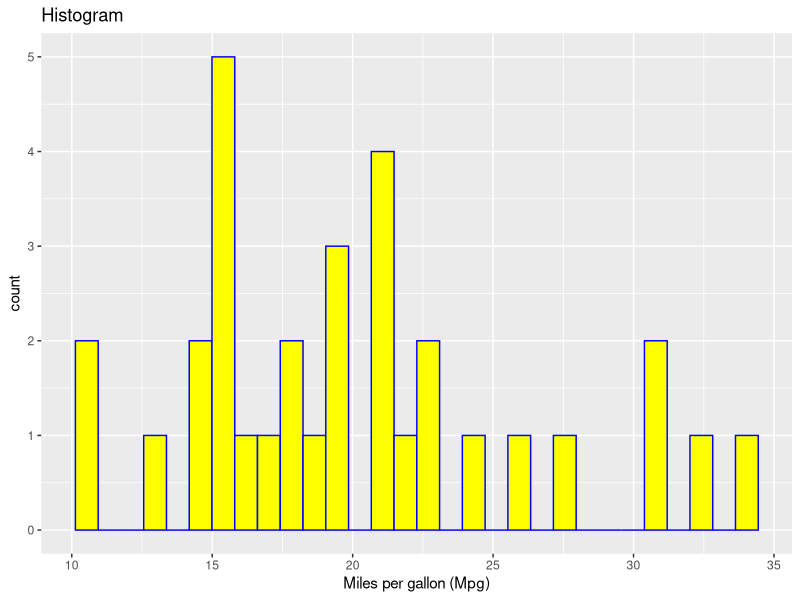
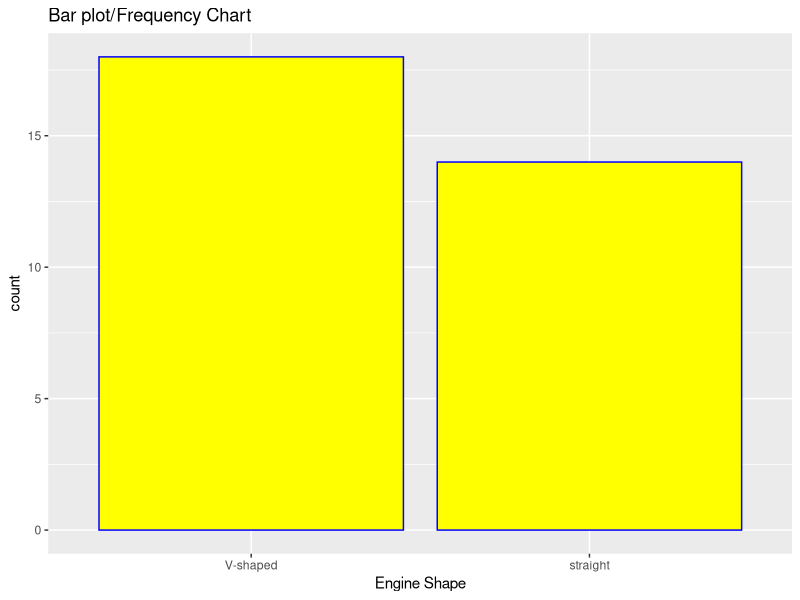
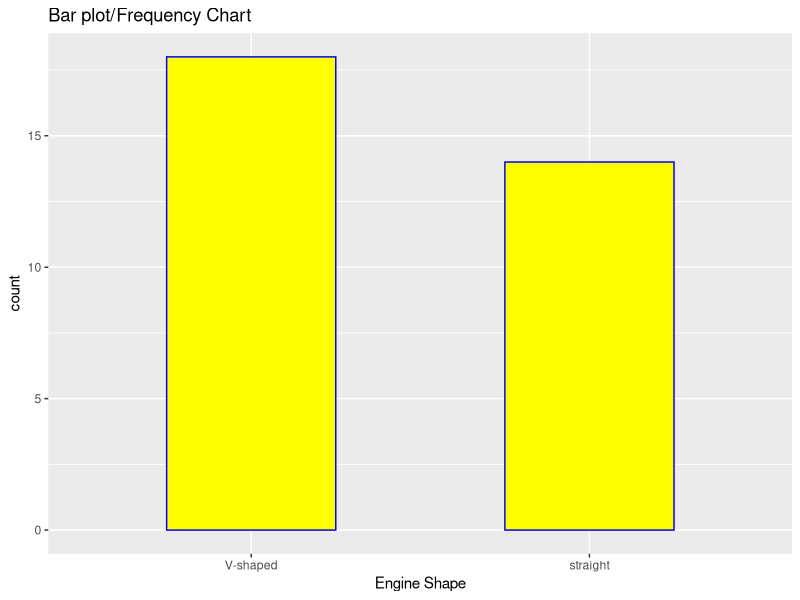
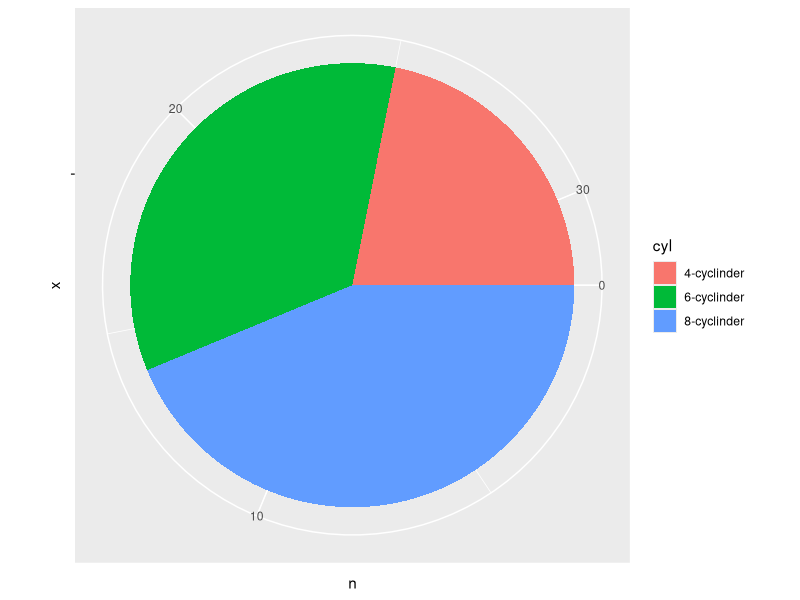
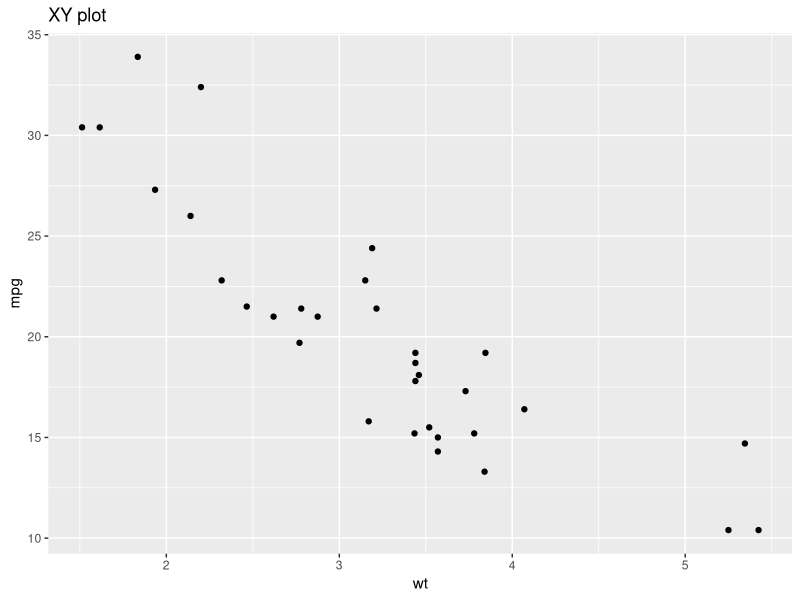
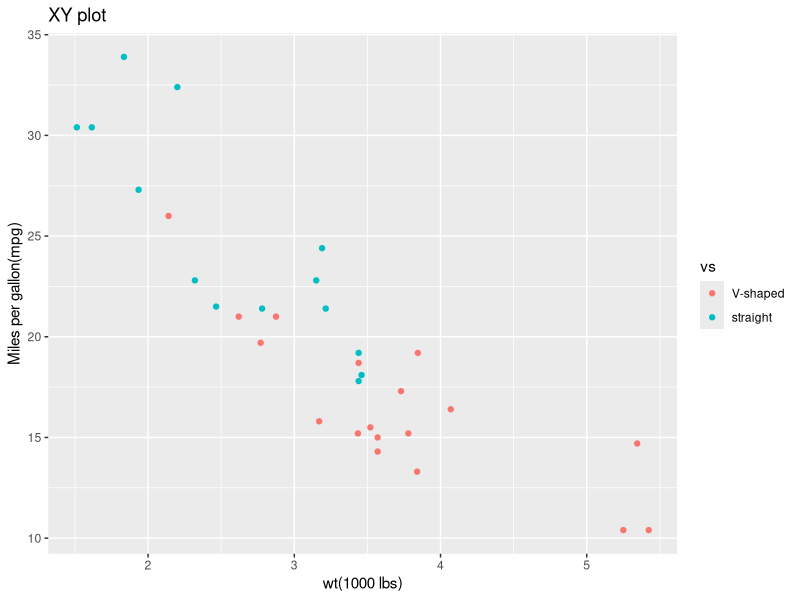

The R source for these figures, in order:
data(mtcars)
df <- mtcars

df$cyl <- factor(df$cyl, levels = c(6, 4, 8), labels = c("4-cyclinder", "6-cyclinder", "8-cyclinder"))
df$vs <- factor(df$vs, levels = c(0,1), labels = c("V-shaped", "straight"))
df$am <- factor(df$am, levels = c(0,1), labels = c("Automatic", "Manual"))
df$gear <- factor(df$gear, levels = c(3, 4, 5), labels = c("Three", "Four", "Five"))
df$carb <- factor(df$gear, levels = c(1, 2, 3,4,6,8), labels = c("One", "Two", "Three", "Four", "Six", "Eight"))

library(ggplot2)

#Ex 2
g <- ggplot(df)
g <- g + aes(x=mpg)
g <- g + geom_histogram(bins=30)
g <- g + ggtitle("Histogram") + xlab("Miles per gallon (Mpg)") + ylab("count")

#Ex 3
g <- g + geom_histogram(color = "blue", fill = "yellow")
g

#Ex 4
g <- ggplot(df)
g <- g + aes(x=vs)
g <- g + geom_bar(color = "blue", fill = "yellow")
g <- g + ggtitle("Bar plot/Frequency Chart") + xlab("Engine Shape") + ylab("count")
g

#Ex 5
g <- ggplot(df)
g <- g + aes(x=vs)
g <- g + geom_bar(color = "blue", fill = "yellow", width = 0.5)
g <- g + ggtitle("Bar plot/Frequency Chart") + xlab("Engine Shape") + ylab("count")
g

#Ex 6
library(tidyverse)
df %>% count(cyl) -> bycyl

g <- ggplot(bycyl)
g <- g + aes(x="", y=n, fill=cyl)
g <- g + geom_bar(stat="identity")

g2 <- g + coord_polar("y", start=pi/2)
g2

#Ex 7
g <- ggplot(df)
g <- g + aes(x=wt, y=mpg)
g <- g + geom_point(size=1.5)
g <- g + xlab("wt") + ylab("mpg") + ggtitle("XY plot")
g

#Ex 8

g <- ggplot(df)
g <- g + aes(x=wt, y=mpg, color=vs)
g <- g + geom_point(size=1.5)
g <- g + xlab("wt(1000 lbs)") + ylab("Miles per gallon(mpg)") + ggtitle("XY plot")
g

#Ex 9
